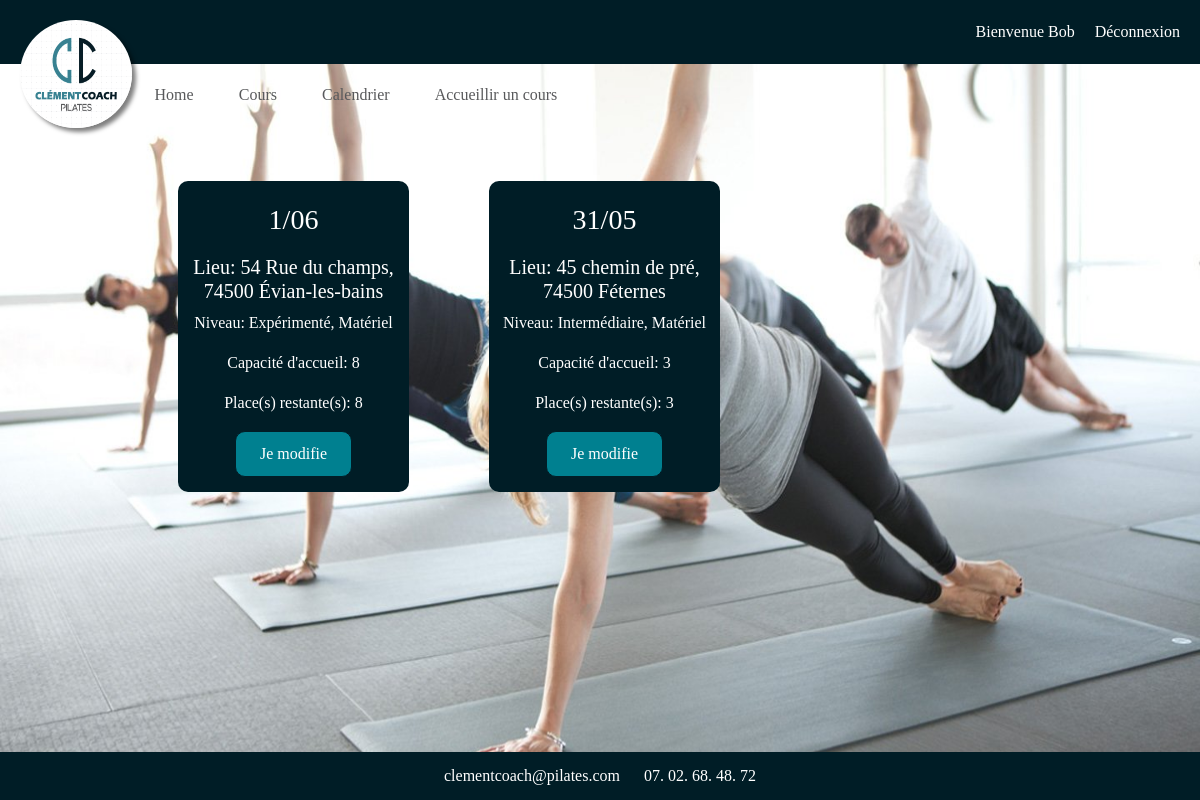
Page /admin.php (signed in) on the committed database.
### tables this page shows
CREATE TABLE `reservation` (
  `id` int(11) NOT NULL,
  `date` date NOT NULL,
  `hour` varchar(50) NOT NULL,
  `address` varchar(500) NOT NULL,
  `equipment` int(11) NOT NULL,
  `level` varchar(50) NOT NULL,
  `capacity` int(11) NOT NULL,
  `limitation` int(11) DEFAULT NULL
);

### Controller/ReservationController.php (called while the page is built, shortened)
<?php
require_once ('Model/Reservation.php');
class ReservationController {
    private $pdo;
    public function setPdo(PDO $pdo)
    {
        $this->pdo = $pdo;
        return $this;
    }
    public function getAll() : array
    {
        $reservations = [];
        $stmt = $this->pdo->query("SELECT * FROM `reservation`");
        $data = $stmt->fetchAll(PDO::FETCH_ASSOC);
        foreach($data as $reservation){
            $reservations[] = new Reservation($reservation);
        }
        return $reservations;
    }
}
?>

### Model/Reservation.php (called while the page is built, shortened)
<?php
class Reservation {
    private $date;
    private $address;
    private $equipment;
    private $level;
    private $capacity;
    private $limitation;
    public function hydrate(array $data){
        foreach ($data as $key =>$value){
            $method ="set".ucfirst($key);
        }
    }
    public function setId(int $id): self
    {
        return $this;
    }
    public function getDate()
    {
        return $this->date;
    }
    public function setDate(string $date): self
    {
        $this->date = $date;
        return $this;
    }
    public function setHour(string $hour): self
    {
        return $this;
    }
    public function getAddress(): string
    {
        return $this->address;
    }
    public function setAddress(string $address): self
    {
        $this->address = $address;
        return $this;
    }
    public function getEquipment(): int
    {
        return $this->equipment;
    }
    public function setEquipment(int $equipment): self
    {
        if ($equipment == 0 || $equipment == 1 ) {
            $this->equipment = $equipment;
        }
        return $this;
    }
    public function getLevel(): string
    {
        return $this->level;
    }
    public function setLevel(string $level): self
    {
        if ($level === 'débutant' || 'intermédiaire' || 'expérimenté') {
            $this->level = $level;
        }
        return $this;
    }
    public function getCapacity(): int
    {
        return $this->capacity;
    }
    public function setCapacity(int $capacity): self
    {
        if ($capacity > 0) {
            $this->capacity = $capacity;
        }
        return $this;
    }
    public function getLimitation(): int
    {
        return $this->limitation;
    }
    public function setLimitation(int $limitation): self
    {
        if ($limitation > 0) {
            $this->limitation = $limitation;
        }
        return $this;
    }
}
?>

### admin.php (the view, shortened to what this page needs)
<?php
require_once('Model/header.php');
require_once('Controller/ReservationController.php');
$reservationController = new reservationController();
$reservations = $reservationController->getAll();
?>
<div class="container-flex w-75 mx-auto">
    <div class="row">
        <?php foreach($reservations as $key => $reservation):
            $date = $reservation->getDate();
            $date = new DateTime($date);?>
            <form class="modal-col col-3" action="updateReservation.php" method="POST">
                <div class="text-center">
                    <h3><?= $date->format('j/m')?></h3>
                    <h5>Lieu: <?= $reservation->getAddress()?></h5>
                    <p>Niveau:
                        <?= ucfirst($reservation->getLevel())?>,
                        <?php
                        if ($reservation->getEquipment() === 1){
                            echo('Matériel');
                        } else {
                            echo('Sans matériel');
                        }?>
                    </p>
                    <p>Capacité d'accueil: <?= $reservation->getCapacity()?></p>
                    <p>Place(s) restante(s): <?= $reservation->getLimitation()?></p>
                    <button type="submit" class="button-custom px-4">Je modifie</button>
                </div>
            </form>
        <?php endforeach; ?>
    </div>
</div>
<?php
require_once ('Model/footer.php');
?>

### Assets/css/index.css (style rules this page uses)
body { width: 100vw; height: 100vh; background-image: url('../img/background.png'); background-size: cover; background-repeat: round; color: white; font-family: 'Dosis'; font-style: normal; font-weight: 400; font-size: 16px; }
.button-custom { background-color: #008090; border: 1px solid #001D26; border-radius: 10px; padding: 10px; color: white; }
h3 { padding: 25px 7vw 10px; }
.modal-col { background-color: #001D26; border-radius: 10px; padding: 1vw; padding-bottom: 15px; margin: 40px; margin-bottom: 20px; }
.modal-col h3 { padding: 10px; }

### rows in the picture
reservation: date "1/06", address "54 Rue du champs, 74500 Évian-les-bains", level "Expérimenté", equipment "Matériel", capacity "8", limitation "8"
reservation: date "31/05", address "45 chemin de pré, 74500 Féternes", level "Intermédiaire", equipment "Matériel", capacity "3", limitation "3"

### other values in the picture
$name "Bob"
